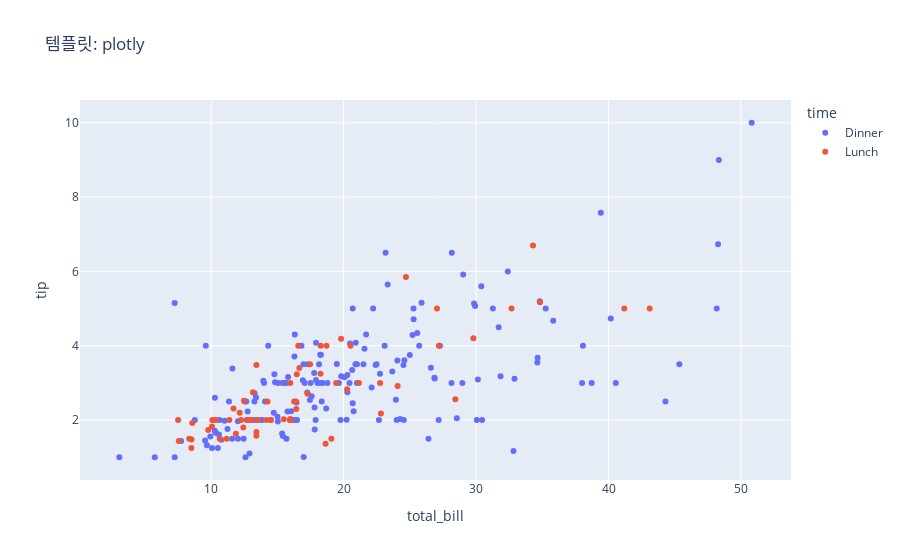
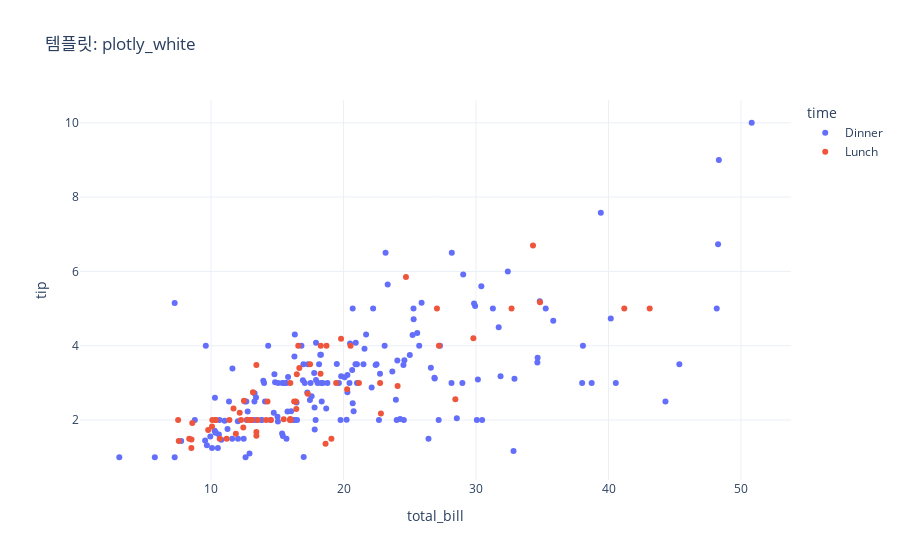
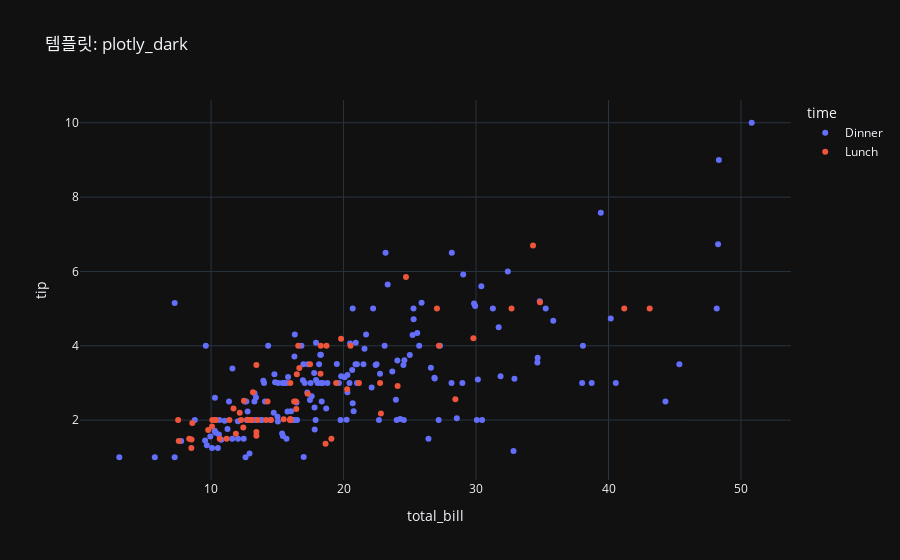
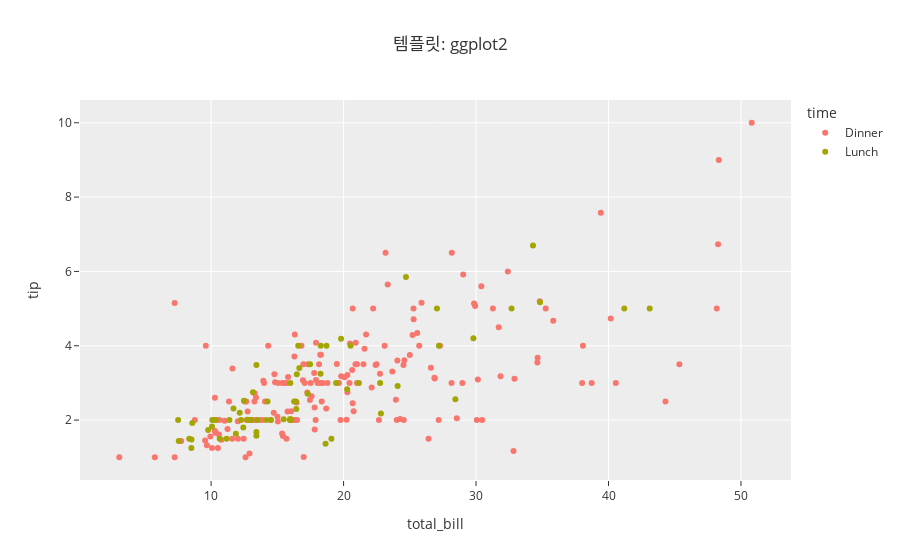

Notebook cell for these charts, in order:
### Code cell
for template in templates:
    fig = px.scatter(
        tips, 
        x='total_bill',
        y='tip', 
        color='time',
        title = f"템플릿: {template}",
        template=template
        )
    fig.show()

### Figure 1 — Plotly figure (JSON) as saved in the notebook; plotly's stock layout.template omitted (floating-point values rounded to 4 significant figures; data arrays with more than 128 entries replaced by an {"elided": "..."} marker saying what was removed)
{"data": [{"hovertemplate": "time=Dinner<br>total_bill=%{x}<br>tip=%{y}<extra></extra>", "legendgroup": "Dinner", "marker": {"color": "#636efa", "symbol": "circle"}, "mode": "markers", "name": "Dinner", "orientation": "v", "showlegend": true, "type": "scatter", "x": {"elided": "176 float values"}, "xaxis": "x", "y": {"elided": "176 float values"}, "yaxis": "y"}, {"hovertemplate": "time=Lunch<br>total_bill=%{x}<br>tip=%{y}<extra></extra>", "legendgroup": "Lunch", "marker": {"color": "#EF553B", "symbol": "circle"}, "mode": "markers", "name": "Lunch", "orientation": "v", "showlegend": true, "type": "scatter", "x": [27.2, 22.76, 17.29, 19.44, 16.66, 10.07, 32.68, 15.98, 34.83, 13.03, 18.28, 24.71, 21.16, 10.65, 12.43, 24.08, 11.69, 13.42, 14.26, 15.95, 12.48, 29.8, 8.52, 14.52, 11.38, 22.82, 19.08, 20.27, 11.17, 12.26, 18.26, 8.51, 10.33, 14.15, 16.0, 13.16, 17.47, 34.3, 41.19, 27.05, 16.43, 8.35, 18.64, 11.87, 9.78, 7.51, 19.81, 28.44, 15.48, 16.58, 7.56, 10.34, 43.11, 13.0, 13.51, 18.71, 12.74, 13.0, 16.4, 20.53, 16.47, 12.16, 13.42, 8.58, 15.98, 13.42, 16.27, 10.09], "xaxis": "x", "y": [4.0, 3.0, 2.71, 3.0, 3.4, 1.83, 5.0, 2.03, 5.17, 2.0, 4.0, 5.85, 3.0, 1.5, 1.8, 2.92, 2.31, 1.68, 2.5, 2.0, 2.52, 4.2, 1.48, 2.0, 2.0, 2.18, 1.5, 2.83, 1.5, 2.0, 3.25, 1.25, 2.0, 2.0, 2.0, 2.75, 3.5, 6.7, 5.0, 5.0, 2.3, 1.5, 1.36, 1.63, 1.73, 2.0, 4.19, 2.56, 2.02, 4.0, 1.44, 2.0, 5.0, 2.0, 2.0, 4.0, 2.01, 2.0, 2.5, 4.0, 3.23, 2.2, 3.48, 1.92, 3.0, 1.58, 2.5, 2.0], "yaxis": "y"}], "layout": {"legend": {"title": {"text": "time"}, "tracegroupgap": 0}, "title": {"text": "템플릿: plotly"}, "xaxis": {"anchor": "y", "domain": [0, 1], "title": {"text": "total_bill"}}, "yaxis": {"anchor": "x", "domain": [0, 1], "title": {"text": "tip"}}}}

### Figure 2 — Plotly figure (JSON) as saved in the notebook; plotly's stock layout.template omitted (floating-point values rounded to 4 significant figures; data arrays with more than 128 entries replaced by an {"elided": "..."} marker saying what was removed)
{"data": [{"hovertemplate": "time=Dinner<br>total_bill=%{x}<br>tip=%{y}<extra></extra>", "legendgroup": "Dinner", "marker": {"color": "#636efa", "symbol": "circle"}, "mode": "markers", "name": "Dinner", "orientation": "v", "showlegend": true, "type": "scatter", "x": {"elided": "176 float values"}, "xaxis": "x", "y": {"elided": "176 float values"}, "yaxis": "y"}, {"hovertemplate": "time=Lunch<br>total_bill=%{x}<br>tip=%{y}<extra></extra>", "legendgroup": "Lunch", "marker": {"color": "#EF553B", "symbol": "circle"}, "mode": "markers", "name": "Lunch", "orientation": "v", "showlegend": true, "type": "scatter", "x": [27.2, 22.76, 17.29, 19.44, 16.66, 10.07, 32.68, 15.98, 34.83, 13.03, 18.28, 24.71, 21.16, 10.65, 12.43, 24.08, 11.69, 13.42, 14.26, 15.95, 12.48, 29.8, 8.52, 14.52, 11.38, 22.82, 19.08, 20.27, 11.17, 12.26, 18.26, 8.51, 10.33, 14.15, 16.0, 13.16, 17.47, 34.3, 41.19, 27.05, 16.43, 8.35, 18.64, 11.87, 9.78, 7.51, 19.81, 28.44, 15.48, 16.58, 7.56, 10.34, 43.11, 13.0, 13.51, 18.71, 12.74, 13.0, 16.4, 20.53, 16.47, 12.16, 13.42, 8.58, 15.98, 13.42, 16.27, 10.09], "xaxis": "x", "y": [4.0, 3.0, 2.71, 3.0, 3.4, 1.83, 5.0, 2.03, 5.17, 2.0, 4.0, 5.85, 3.0, 1.5, 1.8, 2.92, 2.31, 1.68, 2.5, 2.0, 2.52, 4.2, 1.48, 2.0, 2.0, 2.18, 1.5, 2.83, 1.5, 2.0, 3.25, 1.25, 2.0, 2.0, 2.0, 2.75, 3.5, 6.7, 5.0, 5.0, 2.3, 1.5, 1.36, 1.63, 1.73, 2.0, 4.19, 2.56, 2.02, 4.0, 1.44, 2.0, 5.0, 2.0, 2.0, 4.0, 2.01, 2.0, 2.5, 4.0, 3.23, 2.2, 3.48, 1.92, 3.0, 1.58, 2.5, 2.0], "yaxis": "y"}], "layout": {"legend": {"title": {"text": "time"}, "tracegroupgap": 0}, "title": {"text": "템플릿: plotly_white"}, "xaxis": {"anchor": "y", "domain": [0, 1], "title": {"text": "total_bill"}}, "yaxis": {"anchor": "x", "domain": [0, 1], "title": {"text": "tip"}}}}

### Figure 3 — Plotly figure (JSON) as saved in the notebook; plotly's stock layout.template omitted (floating-point values rounded to 4 significant figures; data arrays with more than 128 entries replaced by an {"elided": "..."} marker saying what was removed)
{"data": [{"hovertemplate": "time=Dinner<br>total_bill=%{x}<br>tip=%{y}<extra></extra>", "legendgroup": "Dinner", "marker": {"color": "#636efa", "symbol": "circle"}, "mode": "markers", "name": "Dinner", "orientation": "v", "showlegend": true, "type": "scatter", "x": {"elided": "176 float values"}, "xaxis": "x", "y": {"elided": "176 float values"}, "yaxis": "y"}, {"hovertemplate": "time=Lunch<br>total_bill=%{x}<br>tip=%{y}<extra></extra>", "legendgroup": "Lunch", "marker": {"color": "#EF553B", "symbol": "circle"}, "mode": "markers", "name": "Lunch", "orientation": "v", "showlegend": true, "type": "scatter", "x": [27.2, 22.76, 17.29, 19.44, 16.66, 10.07, 32.68, 15.98, 34.83, 13.03, 18.28, 24.71, 21.16, 10.65, 12.43, 24.08, 11.69, 13.42, 14.26, 15.95, 12.48, 29.8, 8.52, 14.52, 11.38, 22.82, 19.08, 20.27, 11.17, 12.26, 18.26, 8.51, 10.33, 14.15, 16.0, 13.16, 17.47, 34.3, 41.19, 27.05, 16.43, 8.35, 18.64, 11.87, 9.78, 7.51, 19.81, 28.44, 15.48, 16.58, 7.56, 10.34, 43.11, 13.0, 13.51, 18.71, 12.74, 13.0, 16.4, 20.53, 16.47, 12.16, 13.42, 8.58, 15.98, 13.42, 16.27, 10.09], "xaxis": "x", "y": [4.0, 3.0, 2.71, 3.0, 3.4, 1.83, 5.0, 2.03, 5.17, 2.0, 4.0, 5.85, 3.0, 1.5, 1.8, 2.92, 2.31, 1.68, 2.5, 2.0, 2.52, 4.2, 1.48, 2.0, 2.0, 2.18, 1.5, 2.83, 1.5, 2.0, 3.25, 1.25, 2.0, 2.0, 2.0, 2.75, 3.5, 6.7, 5.0, 5.0, 2.3, 1.5, 1.36, 1.63, 1.73, 2.0, 4.19, 2.56, 2.02, 4.0, 1.44, 2.0, 5.0, 2.0, 2.0, 4.0, 2.01, 2.0, 2.5, 4.0, 3.23, 2.2, 3.48, 1.92, 3.0, 1.58, 2.5, 2.0], "yaxis": "y"}], "layout": {"legend": {"title": {"text": "time"}, "tracegroupgap": 0}, "title": {"text": "템플릿: plotly_dark"}, "xaxis": {"anchor": "y", "domain": [0, 1], "title": {"text": "total_bill"}}, "yaxis": {"anchor": "x", "domain": [0, 1], "title": {"text": "tip"}}}}

### Figure 4 — Plotly figure (JSON) as saved in the notebook; plotly's stock layout.template omitted (floating-point values rounded to 4 significant figures; data arrays with more than 128 entries replaced by an {"elided": "..."} marker saying what was removed)
{"data": [{"hovertemplate": "time=Dinner<br>total_bill=%{x}<br>tip=%{y}<extra></extra>", "legendgroup": "Dinner", "marker": {"color": "#F8766D", "symbol": "circle"}, "mode": "markers", "name": "Dinner", "orientation": "v", "showlegend": true, "type": "scatter", "x": {"elided": "176 float values"}, "xaxis": "x", "y": {"elided": "176 float values"}, "yaxis": "y"}, {"hovertemplate": "time=Lunch<br>total_bill=%{x}<br>tip=%{y}<extra></extra>", "legendgroup": "Lunch", "marker": {"color": "#A3A500", "symbol": "circle"}, "mode": "markers", "name": "Lunch", "orientation": "v", "showlegend": true, "type": "scatter", "x": [27.2, 22.76, 17.29, 19.44, 16.66, 10.07, 32.68, 15.98, 34.83, 13.03, 18.28, 24.71, 21.16, 10.65, 12.43, 24.08, 11.69, 13.42, 14.26, 15.95, 12.48, 29.8, 8.52, 14.52, 11.38, 22.82, 19.08, 20.27, 11.17, 12.26, 18.26, 8.51, 10.33, 14.15, 16.0, 13.16, 17.47, 34.3, 41.19, 27.05, 16.43, 8.35, 18.64, 11.87, 9.78, 7.51, 19.81, 28.44, 15.48, 16.58, 7.56, 10.34, 43.11, 13.0, 13.51, 18.71, 12.74, 13.0, 16.4, 20.53, 16.47, 12.16, 13.42, 8.58, 15.98, 13.42, 16.27, 10.09], "xaxis": "x", "y": [4.0, 3.0, 2.71, 3.0, 3.4, 1.83, 5.0, 2.03, 5.17, 2.0, 4.0, 5.85, 3.0, 1.5, 1.8, 2.92, 2.31, 1.68, 2.5, 2.0, 2.52, 4.2, 1.48, 2.0, 2.0, 2.18, 1.5, 2.83, 1.5, 2.0, 3.25, 1.25, 2.0, 2.0, 2.0, 2.75, 3.5, 6.7, 5.0, 5.0, 2.3, 1.5, 1.36, 1.63, 1.73, 2.0, 4.19, 2.56, 2.02, 4.0, 1.44, 2.0, 5.0, 2.0, 2.0, 4.0, 2.01, 2.0, 2.5, 4.0, 3.23, 2.2, 3.48, 1.92, 3.0, 1.58, 2.5, 2.0], "yaxis": "y"}], "layout": {"legend": {"title": {"text": "time"}, "tracegroupgap": 0}, "title": {"text": "템플릿: ggplot2"}, "xaxis": {"anchor": "y", "domain": [0, 1], "title": {"text": "total_bill"}}, "yaxis": {"anchor": "x", "domain": [0, 1], "title": {"text": "tip"}}}}
